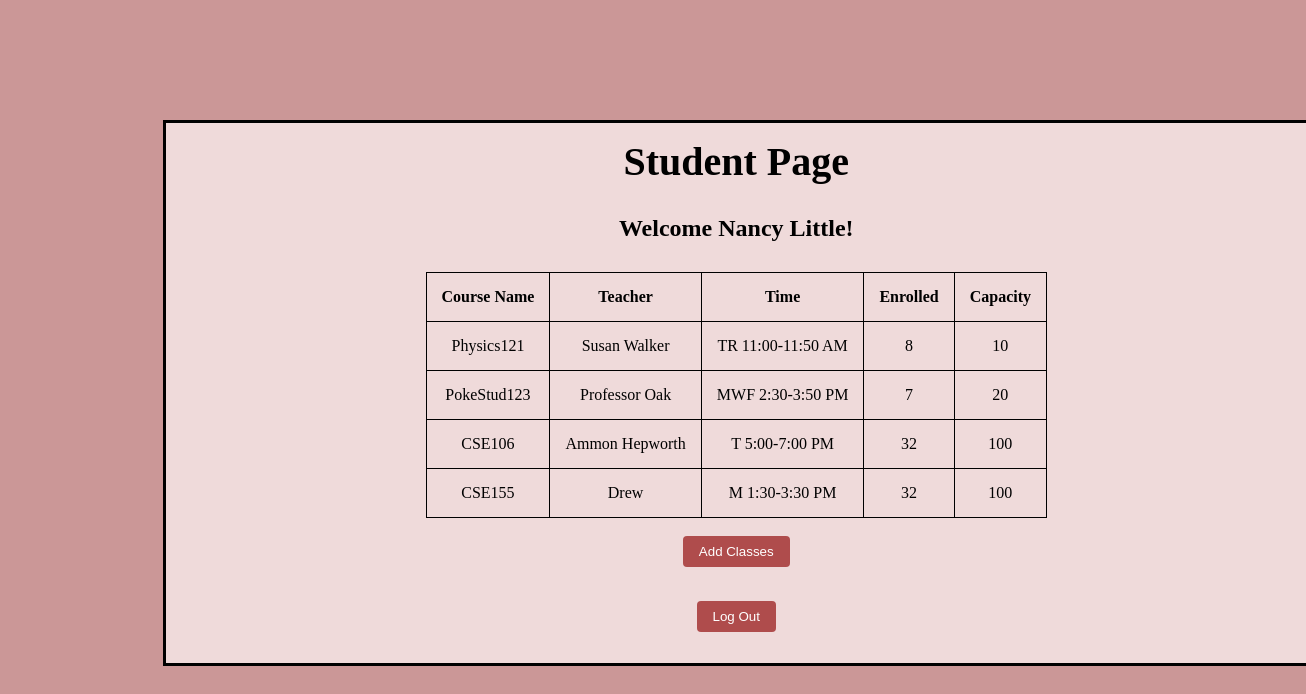
The app's page /student (signed in) with its own data.
### Lab08_MiniProject/Courses/main.py (models this page shows, shortened)
class Users(UserMixin, db.Model):
    __tablename__ = "Users"
    userId = db.Column(db.Integer, primary_key = True)
    username = db.Column(db.String, nullable = False)
    name = db.Column(db.String, nullable = False)
    password = db.Column(db.String, nullable = False)
    type = db.Column(db.Integer, nullable = False)

class Courses(db.Model):
    __tablename__ = "Courses"
    classId = db.Column(db.Integer, primary_key = True)
    className = db.Column(db.String, nullable = False)
    teacher = db.Column(db.String, nullable = False)
    time = db.Column(db.String, nullable = False)
    enrolled = db.Column(db.Integer, nullable = False)
    capacity = db.Column(db.Integer, nullable = False)

### Lab08_MiniProject/Courses/main.py (the view)
@app.route("/student")
@login_required
def studentView():
    courses_list = []
    enrolled_classes = Enrollment.query.filter_by(usersId = current_user.userId)
    for course in enrolled_classes:
        courses_list.append(course.classesId)
    classes = Courses.query.filter(Courses.classId.in_(courses_list))
    return render_template('studentview.html', courses = classes, student = current_user.name)

### Lab08_MiniProject/Courses/main.py (called while the page is built)
@login_manager.user_loader
def load_user(userId):
    return Users.query.filter_by(userId = userId).first()

### Lab08_MiniProject/Courses/templates/studentview.html (shortened to what this page needs)
<!DOCTYPE html>
<html>
    <head>
        <link rel="stylesheet" href="../static/student.css">
    </head>
    <body>
        <div class='student_view'>
            <h1 class = "center">Student Page</h1>
            <h2>Welcome {{ student }}!</h2>
            <table id = "studentcourses">
                <thead>
                    <tr>
                        <th>Course Name</th>
                        <th>Teacher</th>
                        <th>Time</th>
                        <th>Enrolled</th>
                        <th>Capacity</th>
                    </tr>
                </thead>
                <tbody>
                    {% for course in courses %}
                    <tr>
                        <td>{{course.className}}</td>
                        <td>{{course.teacher}}</td>
                        <td>{{course.time}}</td>
                        <td>{{course.enrolled}}</td>
                        <td>{{course.capacity}}</td>
                    </tr>
                    {% endfor %}</tbody>
            </table><br>
            <button type="button" class = "s_edit_classes" id = "s_edit_classes">Add Classes</button><br>
            <button type="button" class = "logout" id = "logoutStudentView">Log Out</button>
        </div>
    </body>
</html>

### Lab08_MiniProject/Courses/static/student.css (style rules this page uses)
h1 { font-size: 2.5rem; margin-bottom: 1rem; text-align: center; color: black; }
h2 { padding: 10px; color: black; }
button { background-color: rgb(175, 76, 76); color: white; padding: 0.5rem 1rem; border: none; border-radius: 4px; cursor: pointer; margin-bottom: 1rem; }
.student_view { text-align: center; margin: auto; width: 1100px; height: 500px; background-color: #efdada; border: 3px solid #000; padding: 20px; position: absolute; top: 15%; left: 12.5%; display: flex; flex-direction: column; align-items: center; justify-content: center; }
#studentcourses { text-align: center; margin: auto; padding: 0.5rem 1rem; color: black; }
table, th, td { border: 1px solid black; border-collapse: collapse; padding: 15px; margin: 2pc; color: black; text-align: center; }
body { background-color: rgb(203, 151, 151); text-align: center; margin: auto; color: black; }
.center { color: black; text-align: center; margin: auto; }

### records on screen
Users: name "Nancy Little"
Courses: className "Physics121", teacher "Susan Walker", time "TR 11:00-11:50 AM", enrolled "8", capacity "10"
Courses: className "PokeStud123", teacher "Professor Oak", time "MWF 2:30-3:50 PM", enrolled "7", capacity "20"
Courses: className "CSE106", teacher "Ammon Hepworth", time "T 5:00-7:00 PM", enrolled "32", capacity "100"
Courses: className "CSE155", teacher "Drew", time "M 1:30-3:30 PM", enrolled "32", capacity "100"
